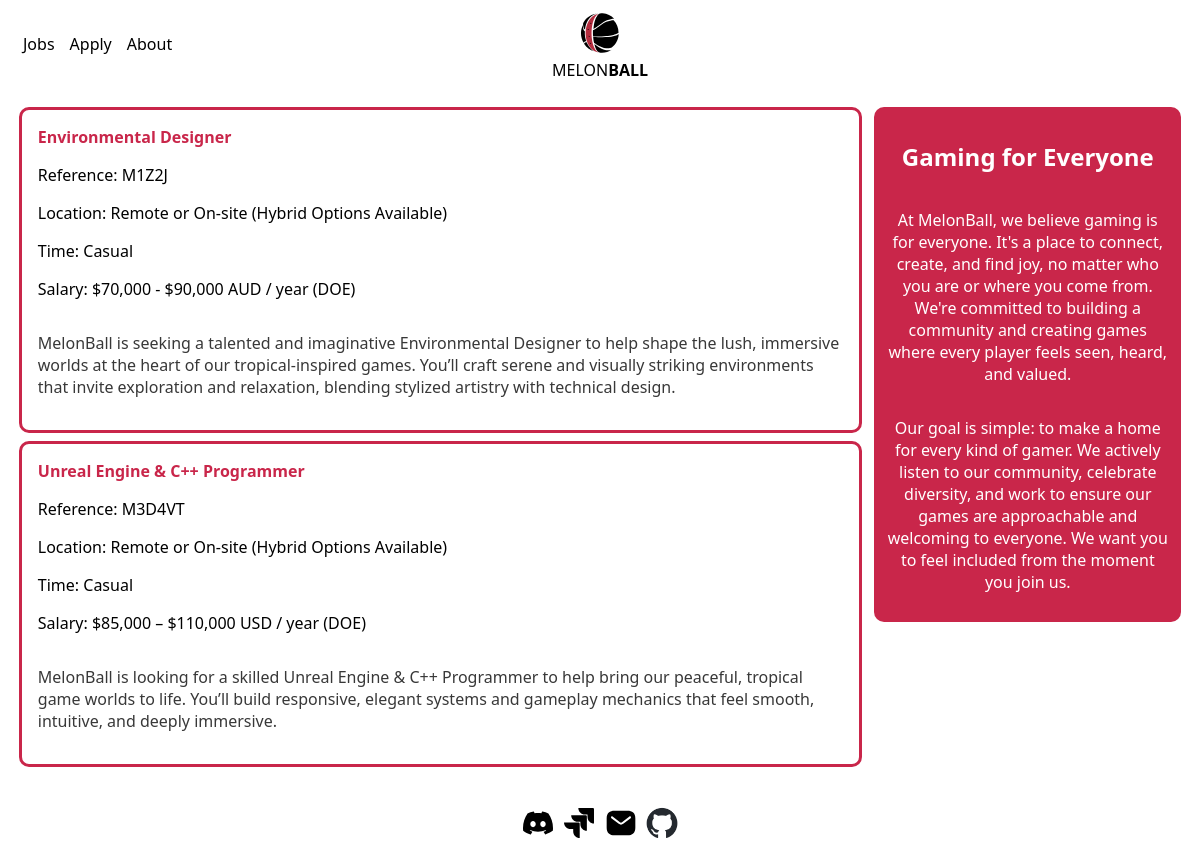
Before: /jobs.php with the older database file.
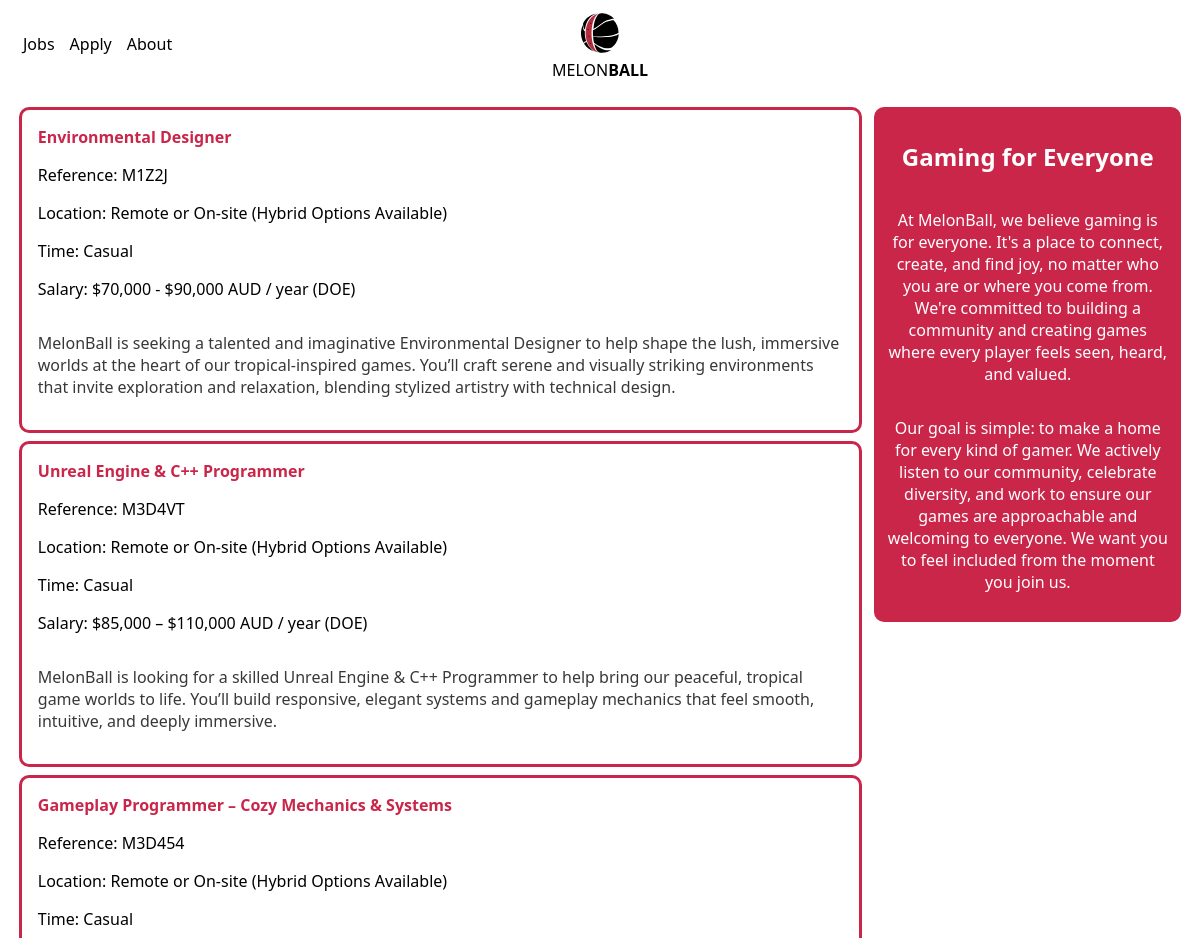
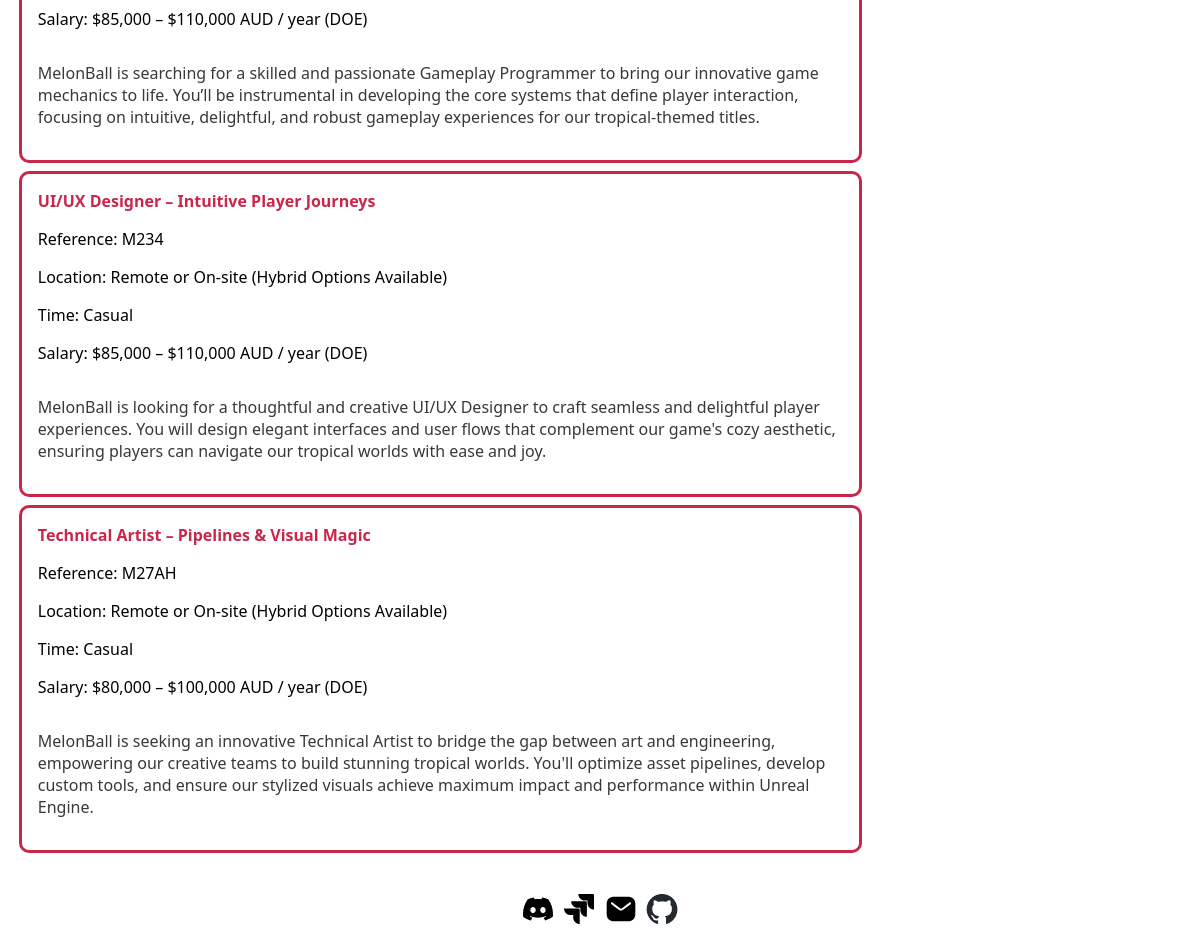
After: the same page with the newer database file (2 pictures, top to bottom).
### tables this page shows
CREATE TABLE `job_listings` (
  `job_id` int(11) NOT NULL,
  `reference_code` varchar(10) NOT NULL,
  `title` varchar(100) NOT NULL,
  `location` varchar(255) DEFAULT NULL,
  `time_commitment` varchar(50) DEFAULT NULL,
  `salary_range` varchar(50) DEFAULT NULL,
  `short_description` text DEFAULT NULL,
  `about_the_role` text DEFAULT NULL,
  `requirements` text DEFAULT NULL,
  `responsibilities` text DEFAULT NULL,
  `reporting_line` text DEFAULT NULL
);

### jobs.php (the view, shortened to what this page needs)
<!DOCTYPE html>
<html lang="en">
    <head>
        <link rel="stylesheet" href="styles/stylessheet.css">
    </head>
    <body>
        <?php include 'header.inc'; ?>
        <main>
          <section class="jobs_container">
            <?php
              require_once('settings.php');
              $conn = mysqli_connect($host, $user, $pwd, $sql_db);
            ?>
            <aside>
              <h2>Gaming for Everyone</h2>
              <p>At MelonBall, we believe gaming is for everyone.
                It's a place to connect, create, and find joy, no matter who you are or where you come from.
                We&apos;re committed to building a community and creating games where every player feels seen, heard, and valued.
              </p>
              <p>Our goal is simple: to make a home for every kind of gamer.
                We actively listen to our community, celebrate diversity, and work to ensure our games are approachable and welcoming to everyone.
                We want you to feel included from the moment you join us.
              </p>
            </aside>
            <section class="jobs_selection">
              <?php
                $sql_query =
                  "SELECT * FROM job_listings";
                $result = mysqli_query($conn, $sql_query);
                if ($result && mysqli_num_rows($result) > 0) {
                    while ($job = mysqli_fetch_assoc($result)) {
                        ?>
                        <a class="apply_link" href="apply.php">
                            <section class="jobs">
                                <h1 class="job_title" style="color: rgb(201, 38, 74)">
                                  <strong><?php echo htmlspecialchars($job['title']); ?></strong>
                                </h1>
                                <div class="job_meta">
                                  <p>Reference: <?php echo htmlspecialchars($job['reference_code']); ?></p>
                                  <p>Location: <?php echo htmlspecialchars($job['location']); ?></p>
                                  <p>Time: <?php echo htmlspecialchars($job['time_commitment']); ?></p>
                                  <p>Salary: <?php echo htmlspecialchars($job['salary_range']); ?></p>
                                </div>
                                <div class="job_desc">
                                  <p><?php echo htmlspecialchars($job['short_description']); ?></p>
                                </div>
                            </section>
                        </a>
                        <?php
                    }
                } else {
                    echo "<p>No job listings are currently available.</p>";
                }
              ?>
            </section>
          </section>
        </main>
        <?php include 'footer.inc'; ?>
    </body>
</html>

### header.inc (shortened to what this page needs)
<header>
    <div class="header_container">
    <div class="nav_container">
        <nav>
        <ul>
            <li><a href="jobs.php">Jobs</a></li>
            <li><a href="apply.php">Apply</a></li>
            <li><a href="about.php">About</a></li>
        </ul>
        </nav>
    </div>
    <div class="logo_container">
        <a href="index.php"><img id="logo" src="images/Logo_Black.svg"
        alt="MELONBALL logo with white curved segments and a bold red stripe, outlined in black" title="MELONBALL Logo">
        </a>
        <p>MELON<strong>BALL</strong></p>
    </div>
    </div>
</header>

### footer.inc
<footer class="footer_container">
    <a href="https://discord.com"><img class="footer_logo" src="images/discord.svg" alt="Our Discord server"></a>
    <a href="https://jonahclydeswin.atlassian.net/jira/software/projects/SCRUM/boards/1/timeline"><img class="footer_logo" src="images/jira.svg" alt="Our Jira board"></a>
    <a href="mailto:info@melonball.com"> <img class="footer_logo" src="images/email.svg" alt="Email us"></a>
    <a href="https://github.com/ThankYouBonsai/Applied_Web_Project_G01_Part_2.git"><img class="footer_logo" src="images/github-mark.png" alt="Github Repository"> </a>
</footer>

### styles/stylessheet.css (style rules this page uses)
:root { --crimson_red: rgb(201, 38, 74); --bar_width: 35px; --bar_height: 6px; --hamburger_gap: 3px; --foreground: black; --background: white; --hamburger_margin: 30px; --animation_timing: 200ms ease-in-out; --hamburger_height: calc(var(--bar_height) * 3 + var(--hamburger_gap) * 2); --border_radius: 10px; }
* { font-family: "Segoe UI", "Roboto", "Helvetica Neue", "Arial", "sans-serif", "Apple Color Emoji", "Segoe UI Emoji", "Segoe UI Symbol"; }
header { position: sticky; top: 0; z-index: 100; max-height: fit-content; background-color: var(--background); }
.header_container { display: flex; flex-grow: 1; flex-direction: row; justify-content: space-between; align-items: center; background-color: rgb(255, 255, 255); }
.nav_container { flex-grow: 1; flex-basis: 0; }
.nav_container ul { display: flex; flex-direction: row; padding: 0; margin: 0; list-style: none; }
.nav_container li { padding-left: 15px; }
.nav_container li a { text-decoration: none; color: black; }
.logo_container { display: flex; flex-direction: column; align-items: center; flex-grow: 1; }
.logo_container p { font-size: clamp(8px, 2vw, 16px); padding: 0; margin: 0; }
#logo { min-width: 4em; max-width: 15%; }
aside { display: flex; flex-direction: column; width: 25%; padding: 0.8em; margin: 0.5vw; text-align: center; background-color: var(--crimson_red); border-radius: var(--border_radius); }
footer { background-color: var(--background); max-height: fit-content; }
.footer_container { display: flex; flex-direction: row; justify-content: center; align-items: center; }
.footer_logo { margin: 0.3em; width: 2em; }
html, body { height: 100%; margin: 0; }
body { display: flex; flex-direction: column; overflow-x: auto; }
header { flex-grow: 1; padding: 0.5em; }
main { flex-grow: 1; }
footer { flex-grow: 1; padding: 0.5em; }
h1 { padding: 0; margin: 0; }
img { display: flex; }
.jobs_container { display: flex; flex-direction: row-reverse; align-items: flex-start; align-content: space-evenly; margin: 0.8em; }
.jobs_selection { display: flex; flex-basis: 75%; flex-direction: column; margin: 0.5vw; }
.jobs { display: flex; flex-direction: column; padding: 1em; min-height: 13em; border: 0.2em; margin-bottom: 1vh; border-style: solid; border-radius: var(--border_radius); border-color: var(--crimson_red) }
.apply_link { text-decoration: none; color: black; }

### jobs.php (style rules this page uses)
.job_desc { color: rgb(56, 56, 56); }
aside { color: white; }

Changed rows visible on the page:
changed job_listings "Unreal Engine & C++ Programmer": salary_range "$85,000 – $110,000 USD / year (DOE)" → "$85,000 – $110,000 AUD / year (DOE)"
added job_listings: title "Gameplay Programmer – Cozy Mechanics & Systems", reference_code "M3D454", location "Remote or On-site (Hybrid Options Available)", time_commitment "Casual", salary_range "$85,000 – $110,000 AUD / year (DOE)", short_description "MelonBall is searching for a skilled and passionate Gameplay Programmer to bring our innovative game mechanics to life. You’ll be instrumental in developing the core systems that define player interaction, focusing on intuitive, delightful, and robust gameplay experiences for our tropical-themed titles."
added job_listings: title "UI/UX Designer – Intuitive Player Journeys", reference_code "M234", location "Remote or On-site (Hybrid Options Available)", time_commitment "Casual", salary_range "$85,000 – $110,000 AUD / year (DOE)", short_description "MelonBall is looking for a thoughtful and creative UI/UX Designer to craft seamless and delightful player experiences. You will design elegant interfaces and user flows that complement our game's cozy aesthetic, ensuring players can navigate our tropical worlds with ease and joy."
added job_listings: title "Technical Artist – Pipelines & Visual Magic", reference_code "M27AH", location "Remote or On-site (Hybrid Options Available)", time_commitment "Casual", salary_range "$80,000 – $100,000 AUD / year (DOE)", short_description "MelonBall is seeking an innovative Technical Artist to bridge the gap between art and engineering, empowering our creative teams to build stunning tropical worlds. You'll optimize asset pipelines, develop custom tools, and ensure our stylized visuals achieve maximum impact and performance within Unreal Engine."
